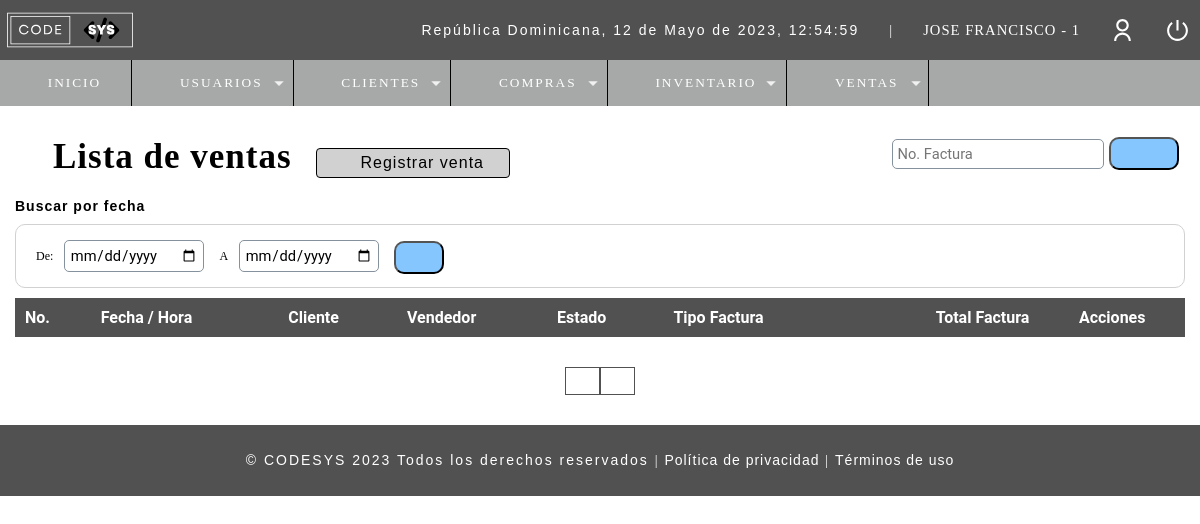
Page /r_ventas.php (signed in) on the earlier database version.
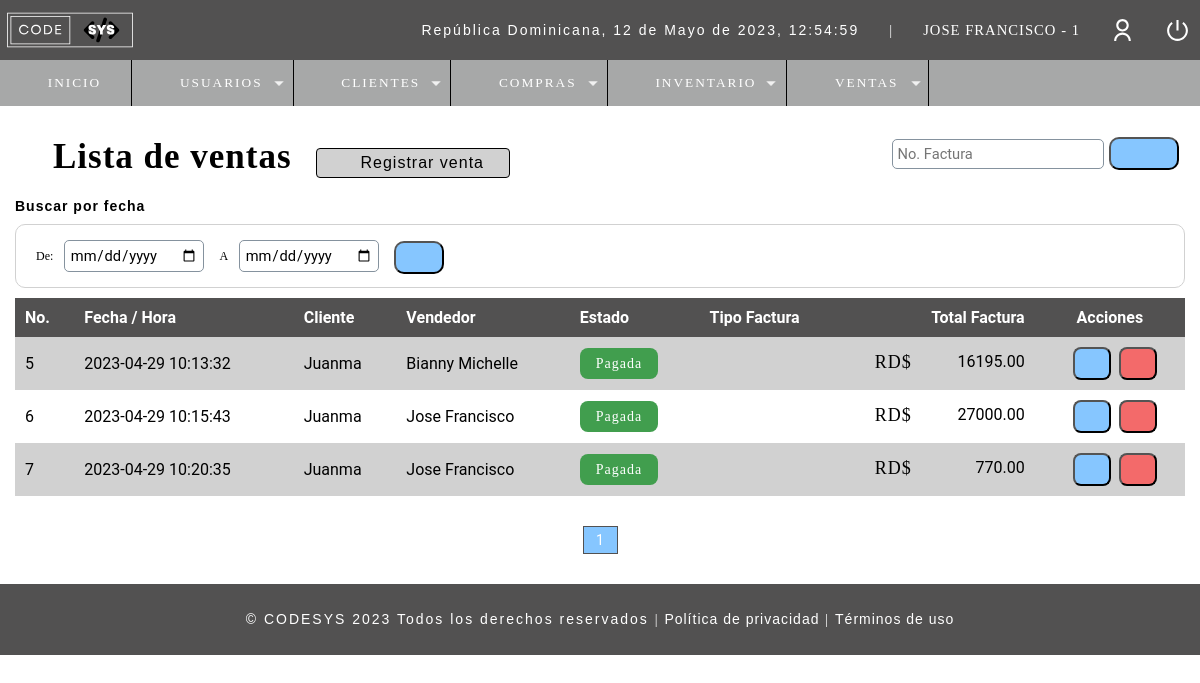
Same page on the later database version.
### tables this page shows
CREATE TABLE `t_usuario` (
  `ID_Usuario` int(11) NOT NULL,
  `Nombre` varchar(50) DEFAULT NULL,
  `Email` varchar(100) DEFAULT NULL,
  `Usuario` varchar(15) DEFAULT NULL,
  `Pass` varchar(150) DEFAULT NULL,
  `Rol` int(11) DEFAULT NULL,
  `ID_Estado` int(10) DEFAULT NULL
);

CREATE TABLE `t_factura` (
  `ID_Factura` int(11) NOT NULL,
  `Fecha` datetime NOT NULL DEFAULT current_timestamp(),
  `Usuario` int(11) DEFAULT NULL,
  `Cod_cliente` int(11) DEFAULT NULL,
  `Total_Factura` decimal(10,2) DEFAULT NULL,
  `Tipo_Factura` varchar(10) NOT NULL,
  `ID_Estado` int(11) NOT NULL DEFAULT 4
);

CREATE TABLE `t_cliente` (
  `ID_Cliente` int(11) NOT NULL,
  `Nombre` varchar(50) DEFAULT NULL,
  `Apellido` varchar(50) NOT NULL,
  `RNC` varchar(50) NOT NULL,
  `Telefono` varchar(20) DEFAULT NULL,
  `Direccion` varchar(150) DEFAULT NULL,
  `Correo` varchar(50) NOT NULL,
  `ID_Estado` int(11) NOT NULL
);

### Include/functions.php (called while the page is built, shortened)
<?php
	function fechaActual(){
		$mes = array("","Enero",
		    "Febrero",
			"Marzo",
			"Abril",
			"Mayo",
			"Junio",
			"Julio",
			"Agosto",
			"Septiembre",
			"Octubre",
			"Noviembre",
			"Diciembre");
		return date('d')." de ". $mes[date('n')] . " de " . date('Y') . ", " . date('H:i:s');
	}
?>

### Controllers/r_ventas.controller.php (called while the page is built, shortened)
<?php
include("./Database/conn_backend.php");
$sql_registers =  mysqli_query($conn, "SELECT COUNT(*) as total_registers FROM t_factura WHERE ID_Estado != 7");
$result_registers = mysqli_fetch_array($sql_registers);
$total_registro = $result_registers['total_registers'];
$paginas = 100;
if(empty($_GET['pagina'])){
    $pagina = 1;
}else{
    $pagina = $_GET['pagina'];
}
$from = ($pagina - 1) * $paginas;
$total_pages = ceil($total_registro / $paginas);
$query = mysqli_query($conn, "SELECT f.ID_Factura, f.Fecha, u.Nombre as vendedor, f.Cod_cliente, ce.Nombre as cliente, f.Total_Factura, f.Tipo_Factura, f.ID_Estado, e.Estado as estado
            FROM t_factura f
            INNER JOIN t_estado e
            ON f.ID_Estado = e.ID_Estado
            INNER JOIN t_cliente ce
            ON f.Cod_cliente = ce.ID_Cliente
            INNER JOIN t_usuario u
            ON f.Usuario = u.ID_Usuario
            WHERE e.ID_Estado != 7
            ORDER BY f.ID_Factura ASC
            LIMIT $from,$paginas");
?>

### r_ventas.php (the view, shortened to what this page needs)
<?php
    include_once("Include/plantilla_Cabeza.php");
    include("Controllers/r_ventas.controller.php");
    $usuario = $_SESSION['Usuario'];
	include("Database/conn_backend.php");
	$sql = mysqli_query($conn,
	"SELECT (u.Rol) as ID_Rol, (r.Rol) as Rol
		FROM t_usuario u
		INNER JOIN t_rol r
		ON u.Rol = r.ID_Rol WHERE Usuario='$usuario'");
	$idrol = 0;
	while($mostrar = mysqli_fetch_array($sql)){
		$idrol = $mostrar['ID_Rol'];
	}
?>
<br>
<br>
<head>
    <link rel="stylesheet" href="css/style.css">
</head>
<section id="container">
    <div class="r_user">
	<h1><i class="far fa-newspaper" style="color: #000;"></i> Lista de ventas</h1>
        <?php if($idrol != 2 && $idrol != 3){ ?>
    <a class="btn_new" href="c_factura.php"><i class="fa-solid fa-file-circle-plus" style="color: #000;"></i> Registrar venta</a>
        <?php } ?>
    <form method="GET" action="buscar_venta.php" class="form_search">
        <input type="text" name="busqueda" id="busqueda" placeholder="No. Factura">
        <button type="submit" class="btn_search"><i class="fa-solid fa-magnifying-glass" style="color: #000000;"></i></button>
    </form>
    <div>
        <h5>Buscar por fecha</h5>
        <form method="GET" action="buscar_venta.php" class="form_search_date">
            <label>De: </label>
            <input type="date" name="fecha_de" id="fecha_de" required>
            <label> A </label>
            <input type="date" name="fecha_a" id="fecha_a" required>
            <button type="submit" class="btn_view"><i class="fa-solid fa-magnifying-glass" style="color: #000000;"></i></button>
        </form>
    </div>
    <div class="containerTableResponsive">
    <table>
        <thead class="table">
        <tr>
            <th>No.</th>
            <th>Fecha / Hora</th>
            <th>Cliente</th>
            <th>Vendedor</th>
            <th>Estado</th>
            <th>Tipo Factura</th>
            <th class="textright">Total Factura</th>
            <th class="textcenter">Acciones</th>
        </tr>
        </thead>
        <tbody>
        <?php while($mostrar = mysqli_fetch_array($query)):
                if($mostrar['ID_Estado'] == 4){
                    $estado = '<span class="Pagada">Pagada</span>';
                }else if($mostrar['ID_Estado'] == 5){
                    $estado = '<span class="Tramite">Trámite</span>';
                }else{
                    $estado = '<span class="Anulada">Anulada</span>';
            }
            ?>
        <tr>
            <td class="row_<?= $mostrar['ID_Factura']; ?>"><?= $mostrar['ID_Factura']; ?></td>
            <td><?= $mostrar['Fecha']; ?></td>
            <td><?= $mostrar['cliente']; ?></td>
            <td><?= $mostrar['vendedor']; ?></td>
            <td class="estado"><?= $estado; ?></td>
            <td><?= $mostrar['Tipo_Factura']; ?></td>
            <td class="textright totalfactura" style="margin-top: 5px;"><span style="font-size:18px; margin-left: 20px;">RD$</span><?= $mostrar['Total_Factura']; ?></td>
            <td>
                <div class="div_acciones">
                    <div>
                        <button type="button" class="btn_view view_factura" cl="<?= $mostrar['Cod_cliente'];?>" f="<?= $mostrar['ID_Factura']; ?>" st="<?php echo $mostrar['Tipo_Factura'];?>"><i class="fas fa-eye"></i></button>
                    </div>
                    <?php if($idrol == 1 || $idrol == 3){
                                if($mostrar['ID_Estado'] == 4 || $mostrar['ID_Estado'] == 5){?>
                    <div class="div_factura">
                        <button type="button" name="anular" class="btn_null anular_factura" fac="<?= $mostrar['ID_Factura']; ?>"><i class="fas fa-ban"></i></button>
                    </div>
                    <?php }else{ ?>
                            <div class="div_factura">
                                <button type="button" name="inactivo" class="btn_null inactive" fac="<?= $mostrar['ID_Factura']; ?>"><i class="fas fa-ban"></i></button>
                            </div>
                    <?php }} ?>
                </div>
            </td>
            <?php endwhile;?>
        </tr>
        </tbody>
    </table>
    </div>
    <div class="paginador">
        <ul>
            <?php if($pagina != 1){ ?>
            <li><a href="?pagina=<?php echo 1; ?>"><i class="fa-sharp fa-solid fa-backward-step" style="color: #000000; height: 16px;"></i></a></li>
            <li><a href="?pagina=<?php echo $pagina-1; ?>"><i class="fa-sharp fa-solid fa-caret-left" style="color: #000000; height: 16px;"></i></a></li>
            <?php } for($i=1;$i<=$total_pages;$i++){
                if($i == $pagina){
                    echo '<li class="page_select">'.$i.'</a></li>';
                }else{
                echo '<li><a href="?pagina='.$i.'">'.$i.'</a></li>';
                }
            } if($pagina != $total_pages){ ?>
            <li><a href="?pagina=<?php echo $pagina + 1; ?>"><i class="fa-solid fa-caret-right" style="color: #000000; height: 16px;"></i></a></li>
            <li><a href="?pagina=<?php echo $total_pages?>"><i class="fa-sharp fa-solid fa-forward-step" style="color: #000000; height: 16px;"></i></a></li>
            <?php } ?>
        </ul>
    </div>
    </div>
</section>
<?php include_once("Include/plantilla_pie.php");?>

### Include/scripts.php (shortened to what this page needs)
<link rel="stylesheet" type="text/css" href="assets/css/style_plantillas.css">
<link rel="stylesheet" type="text/css" href="css/responsive.css">
<?php include('functions.php'); ?>

### Include/plantilla_Cabeza.php (shortened to what this page needs)
<?php
	include("./Database/conn_backend.php");
	include("scripts.php");
	$usuario = $_SESSION['Usuario'];
	$sql = "SELECT * FROM t_usuario WHERE Usuario='$usuario'";
	$result = mysqli_query($conn, $sql);
?>
<!DOCTYPE html>
<html lang="en">
<head>
</head>
<body>
	<header>
		<div class="header">
			<h1><img class="imgHeader" src="assets\images\CODESYSLOGO.svg" alt="Logo de CODESYS" width="130px" height="100px" style="margin-top:2px; margin-left:-5px;"></h1>
			<div class="optionsBar">
				<p id="hora">República Dominicana, <?php echo fechaActual();?></p>
				<span>|</span>
				<?php while($mostrar = mysqli_fetch_array($result)){?>
				<span class="user"><?php echo $mostrar['Nombre'].' - '.$mostrar['Rol']?></span>
				<?php } ?>
				<img class="photouser" src="assets\images\user-line.svg" alt="Usuario">
				<a href="Include\Close_session.php"><img class="close" src="assets\images\shut-down-line.svg" alt="Salir del sistema" title="Salir"></a>
			</div>
		</div>
		<?php include("Include/navbar.php");?>
	</header>

### Include/navbar.php (shortened to what this page needs)
<?php
	include("./Database/conn_backend.php");
	$usuario = $_SESSION['Usuario'];
	$sql_get = mysqli_query($conn,
	"SELECT (u.Rol) as ID_Rol, (r.Rol) as Rol
		FROM t_usuario u
		INNER JOIN t_rol r
		ON u.Rol = r.ID_Rol WHERE Usuario='$usuario'");
	$idrol = 0;
	while($mostrar_user = mysqli_fetch_array($sql_get)){
		$idrol = $mostrar_user['ID_Rol'];
	}
?>
<nav>
	<ul>
	    <li><a href="./Dashboard.php"><i class="fa-solid fa-house" style="color: #ffffff;"></i> Inicio</a></li>
			<?php if($idrol == 1){ ?>
			<li class="principal" id="users">
				<a href="#"><i class="fa-solid fa-users" style="color: #ffffff;"></i> Usuarios</a>
				</li>
				<?php } ?>
				<li class="principal">
					<a href="#"><i class="fa-solid fa-users-line" style="color: #ffffff;"></i> Clientes</a>
				</li>
				<?php if($idrol != 4){ ?>
				<li class="principal">
					<a href="#"><i class="fa-solid fa-cart-shopping" style="color: #ffffff;"></i> Compras</a>
				</li>
				<?php } ?>
				<li class="principal">
					<a href="#"><i class="fa-solid fa-cart-flatbed" style="color: #ffffff;"></i> Inventario</a>
				</li>
				<li class="principal">
					<a href="#"><i class="fa-solid fa-folder-open" style="color: #ffffff;"></i> Ventas</a>
				</li>
	</ul>
</nav>

### Include/plantilla_pie.php
<head><link rel="stylesheet" href="assets/css/style_plantillas.css"></head>
<footer class="fixed-footer">
    <div class="container">
        <div class="row">
            <div class="col-md-12">
                <p>&copy; CODESYS 2023 Todos los derechos reservados <span>|</span> <a href="#" class="a_responsive">Política de privacidad</a> <span>|</span> <a class="a_responsive" href="#">Términos de uso</a></p>
            </div>
        </div>
    </div>
</footer>
</body>
</html>

### assets/css/style_plantillas.css (style rules this page uses)
* { margin:0; padding:0; box-sizing: border-box; text-decoration: none; font-family: 'Roboto', sans-serif; }
body { background: #fff; }
h1, h2, h3, h4, h5, h6 { font-family: 'arial'; font-weight: bold; letter-spacing: 1px; }
h1 { font-family: 'GothamBook'; font-size: 26px; }
h5 { font-size: 14px; }
p { font-family: 'arial'; letter-spacing: 2px; font-size: 14px; line-height: 20px; }
a { text-decoration: none; font-family: arial; letter-spacing: 1px; }
span { font-family: 'GothamBook'; letter-spacing: 1px; font-size: 14px; line-height: 20px; }
header { position: fixed; width: 100%; }
.header { color: #FFF; background: #525151; height: 60px; display: -webkit-flex; display: -moz-flex; display: -ms-flex; display: -o-flex; display: flex; justify-content: space-between; align-items: center; padding: 10px; }
.optionsBar { display: -webkit-flex; display: -moz-flex; display: -ms-flex; display: -o-flex; display: flex; justify-content: center; align-items: center; }
.optionsBar span { color: #FFF; font-size: 11pt; font-family: 'GothamBook'; text-transform: uppercase; margin-left: 30px; }
.photouser { margin-left: 30px; width: 25px; height: 25px; }
.close { width: 25px; height: 25px; }
.optionsBar a { display: -webkit-flex; display: -moz-flex; display: -ms-flex; display: -o-flex; display: flex; margin-left: 30px; }
nav ul { background: #a7a8a8; list-style: none; display: -webkit-flex; display: -moz-flex; display: -ms-flex; display: -o-flex; display: flex; justify-content: left; align-items: center; }
nav ul > li a { position: relative; }
nav a { color: #FFF; display: block; font-size: 10pt; font-family: 'GothamBook'; padding: 15px 30px; text-transform: uppercase; letter-spacing: 2px; transition: background .5s; border-right: 1px solid #000; }
nav .principal > a { background: url(../images/arrow_bottom.png) no-repeat; background-position-x: 0%; background-position-y: 0%; background-size: auto auto; background-position: 94% center; background-size: 10px; }
#container { padding: 90px 15px 15px; }
footer { background-color: #525151; color: #FFFFFF; padding: 20px 0; text-align: center; position: relative; bottom: 0; width: 100%; }
footer p { margin: 0; padding: 5px; font-size: 14px; }
footer a { color: #FFFFFF; text-decoration: none; }

Differences in the rows shown:
added t_factura: ID_Factura "5", Fecha "2023-04-29 10:13:32", Cod_cliente.Nombre "Juanma", Usuario.Nombre "Bianny Michelle", shows "Pagada", Total_Factura "16195.00"
added t_factura: ID_Factura "6", Fecha "2023-04-29 10:15:43", Cod_cliente.Nombre "Juanma", Usuario.Nombre "Jose Francisco", shows "Pagada", Total_Factura "27000.00"
added t_factura: ID_Factura "7", Fecha "2023-04-29 10:20:35", Cod_cliente.Nombre "Juanma", Usuario.Nombre "Jose Francisco", shows "Pagada", Total_Factura "770.00"
Other differences:
new list line: "1"
